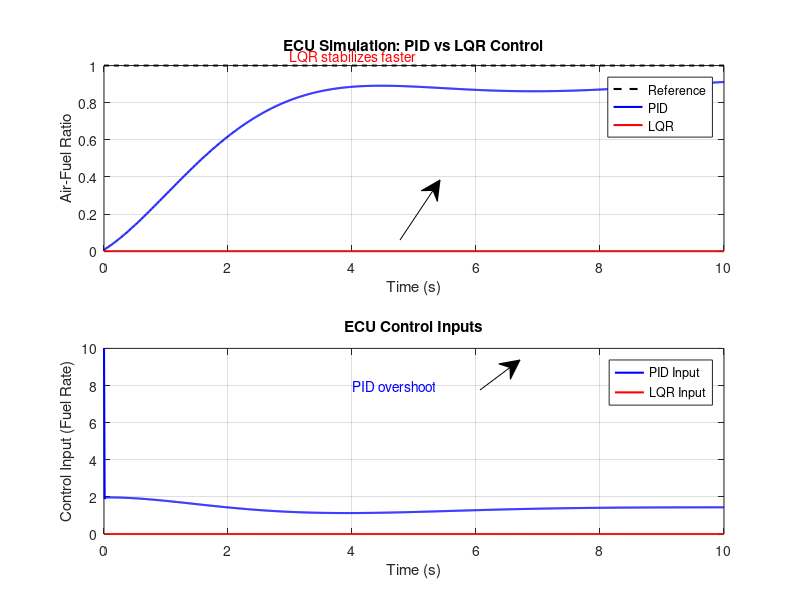

This chart was generated by the following MATLAB code:
clc; clear; close all;
% ECU Simulation: PID vs LQR%

% System Definition (Simplified Engine Model)
% x = [Air-Fuel Ratio (AFR); Fuel Flow Rate]
A = [-0.5 1;
     -0.2 -0.3];   % Engine dynamics
B = [0.1; 0.2];     % Fuel control input
C = [1 0];          % Output = AFR
D = 0;

dt = 0.01;           % Time step (s)
T = 0:dt:10;         % Simulation time (s)
n = length(T);

% Reference AFR (Target)
ref = ones(1,n) * 1;  % AFR = 1

%% PID Controller Setup %
Kp = 2; Ki = 0.5; Kd = 0.1;

x_pid = [0;0];  % Initial state
y_pid = zeros(1,n);
u_pid = zeros(1,n);
e_prev = 0; integral = 0;

%LQR Controller Setup
Q = C'*C;   % State cost (emphasis on AFR)
R = 0.1;    % Control cost
K_lqr = lqr(A,B,Q,R);

x_lqr = [0;0];
y_lqr = zeros(1,n);
u_lqr = zeros(1,n);

%%  Simulation Loop 
for k = 1:n
    % --- PID ---
    y_pid(k) = C*x_pid;
    e = ref(k) - y_pid(k);
    integral = integral + e*dt;
    derivative = (e - e_prev)/dt;
    u_pid(k) = Kp*e + Ki*integral + Kd*derivative;
    
    % ECU input saturation
    u_pid(k) = max(0, min(u_pid(k), 10));
    
    % System update
    x_pid = x_pid + dt*(A*x_pid + B*u_pid(k));
    e_prev = e;
    
    % --- LQR ---
    y_lqr(k) = C*x_lqr;
    u_lqr(k) = -K_lqr * x_lqr;
    u_lqr(k) = max(0, min(u_lqr(k), 10));
    
    x_lqr = x_lqr + dt*(A*x_lqr + B*u_lqr(k));
end

%% ================= Plot Results =================
figure('Position',[100 100 900 600]);

% Air-Fuel Ratio Tracking
subplot(2,1,1);
plot(T, ref, 'k--','LineWidth',1.5); hold on;
plot(T, y_pid, 'b','LineWidth',1.5);
plot(T, y_lqr, 'r','LineWidth',1.5);
grid on; xlabel('Time (s)'); ylabel('Air-Fuel Ratio');
legend('Reference','PID','LQR','Location','best');
title('ECU Simulation: PID vs LQR Control');

% Control Inputs (Fuel Commands)
subplot(2,1,2);
plot(T, u_pid, 'b','LineWidth',1.5); hold on;
plot(T, u_lqr, 'r','LineWidth',1.5);
grid on; xlabel('Time (s)'); ylabel('Control Input (Fuel Rate)');
legend('PID Input','LQR Input','Location','best');
title('ECU Control Inputs');

subplot(2,1,1);
text(3,1.05,'LQR stabilizes faster','Color','r','FontSize',10);
annotation('arrow',[0.5 0.55],[0.6 0.7]);

subplot(2,1,2);
text(4,8,'PID overshoot','Color','b','FontSize',10);
annotation('arrow',[0.6 0.65],[0.35 0.4]);
